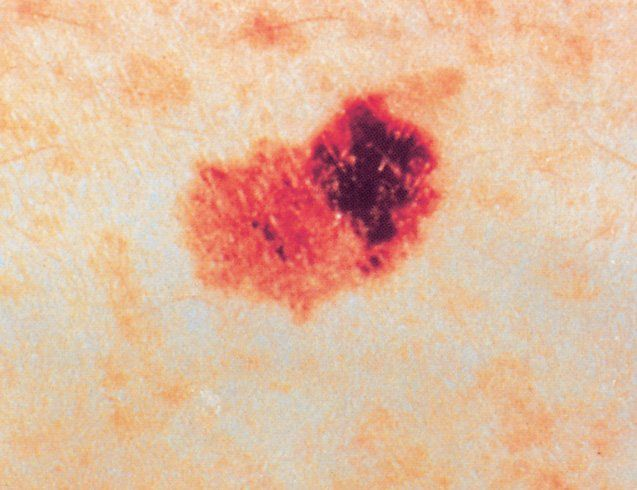
#> input picture mid_level_image_processing/skin.jpeg, 637 x 490 px
$ jupyter execute --allow-errors 'tresholding_to _find_skin_cancer.ipynb'
#> lines starting #> are read from the running program, lines starting #| are printed output that depends on the picture
[cell 1]
# importing the modules needed
import cv2
import numpy as np
import matplotlib.pyplot as plt
import matplotlib.image as mpimg

# Reading the image
image = mpimg.imread('skin.jpeg')
#> image is the input picture: shape (490, 637, 3); mean R, G, B 226, 186, 159.5

#We need to convert the color mode to grayscale to apply thresholding
gray = cv2.cvtColor(image,cv2.COLOR_BGR2GRAY)
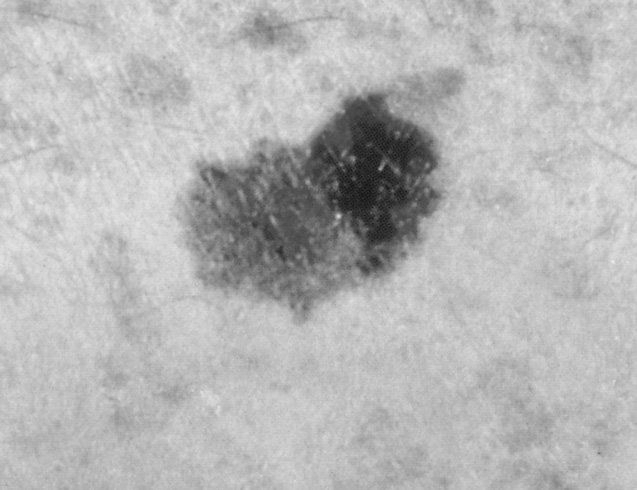
#> gray: shape (490, 637); min 16, max 237, mean 182.6

fig, axs = plt.subplots(nrows = 1, ncols = 2, figsize = (15, 15))

axs[0].imshow(image)
axs[0].axis('off')
axs[0].set_title('Original', fontsize=16)

axs[1].imshow(gray, cmap = 'gray')
axs[1].axis('off')
axs[1].set_title('Gray', fontsize=16)

plt.show(plt.xticks([]), plt.yticks([]))
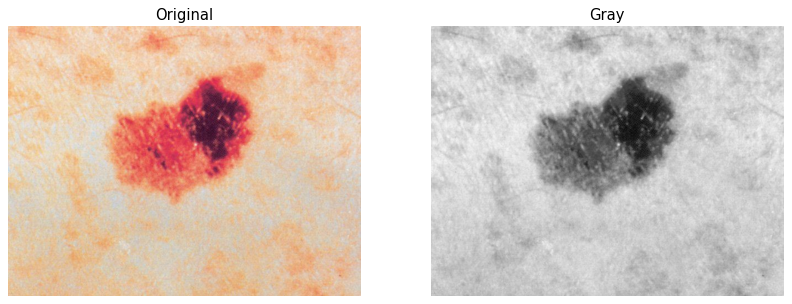
#> figure drawn by matplotlib, 2 panels
